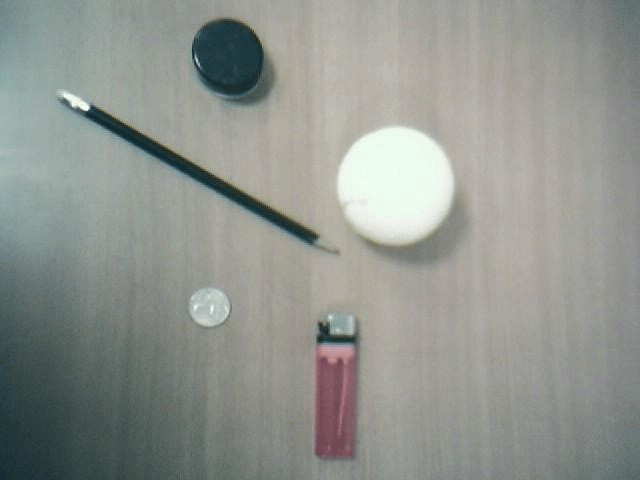
#> input picture imgs/stuff.jpg, 640 x 480 px, found by its file name
$ python morphologyProces.py
#> lines starting #> are read from the running program, lines starting #| are printed output that depends on the picture; after the words box and inside, x2 and y2 are one past the last pixel; in counts of white or black regions, pixels touching at a corner belong together
# coding: utf-8
'''
Created on 2014年9月23日

通过定义特定的矩阵来形成图像元素（十字，椭圆，圆，矩形）等来对需要处理的图形进行
腐蚀erode或者膨胀dilate  运算，二种运算进行一定的顺序组合之后
生成的灰度图，进行二值化后就可以探测图像中的物体边缘

基本形态学原理， 开运算，闭运算的含义
闭运算用来连接被误分为许多小块的对象，而开运算用于移除由图像噪音形成的斑点。

@author: xhj
'''
import cv2
import numpy as np

def MorphologyProcess(img):
    '''
       输入灰度图像，得到图像的腐蚀和膨胀结果，最终输出图像中物体的边缘二值图像
    '''
    # 定义图像元素
    cross = np.zeros((5,5),np.uint8)
    cross[:,2]=1
    cross[2,:]=1

    # 腐蚀， 图像总物体边缘收缩
    imgerode=  cv2.erode(img, cross)

    cv2.namedWindow('erode')
    cv2.imshow('erode',imgerode)

    # 膨胀, 图像中物体边缘膨胀
    imgdilate = cv2.dilate(img, cross)

    cv2.namedWindow('dilate')
    cv2.imshow('dilate',imgdilate)

    # 进行开运算，
    imgopen = cv2.morphologyEx(img, cv2.MORPH_OPEN, cross)
    cv2.imshow('open',imgopen)

    # 闭运算
    imgclose = cv2.morphologyEx(img, cv2.MORPH_CLOSE, cross)
    cv2.imshow('close', imgclose)

    # 边缘检测，很简单，膨胀后图像-腐蚀后图像=图像中物体边缘， 之后进行二值化
    edgeimg = cv2.absdiff(imgdilate, imgerode)
    # 二值化
    retval, result = cv2.threshold(edgeimg, 40, 255, cv2.THRESH_BINARY)
    cv2.imshow('edgeBin',result)
    retval, result1 = cv2.threshold(edgeimg, 40, 255, cv2.THRESH_BINARY_INV)
    cv2.imshow('edgeBin_inv',result1)
    # 二值化后取反
    edgeimgbininv= cv2.bitwise_not(result)
    cv2.imshow('edgeBininv',edgeimgbininv)

def MorphologJuezi(img):
    # 结合图像，为了处理橘子的边界，我们首先进行open运算，消除句子中包含的开运算小点点。再次基础上进行膨胀和腐蚀，后求边界
    # 定义图像元素
#     cross = np.zeros((5,5),np.uint8)
#     cross[:,2]=1
#     cross[2,:]=1

    cross = cv2.getStructuringElement(cv2.MORPH_ELLIPSE,(5,5))

    imgopen = cv2.morphologyEx(img, cv2.MORPH_OPEN, cross)
    cv2.imshow('edgeBin__1',imgopen)
    imgdilate = cv2.dilate(imgopen,cross)
    imgerode = cv2.erode(imgopen, cross)
    edgeimg = cv2.absdiff(imgdilate, imgerode)
    # 二值化
    retval, result = cv2.threshold(edgeimg, 40, 255, cv2.THRESH_BINARY_INV)
    cv2.imshow('edgeBin_juezi',result)

if __name__ == '__main__':
    img = cv2.imread(r'E:\pyopencv\imgs\stuff.jpg')
#> img is the input picture: shape (480, 640, 3); mean B, G, R 143.1, 148.5, 144.4
    img1 = cv2.cvtColor(img, cv2.COLOR_RGB2GRAY)
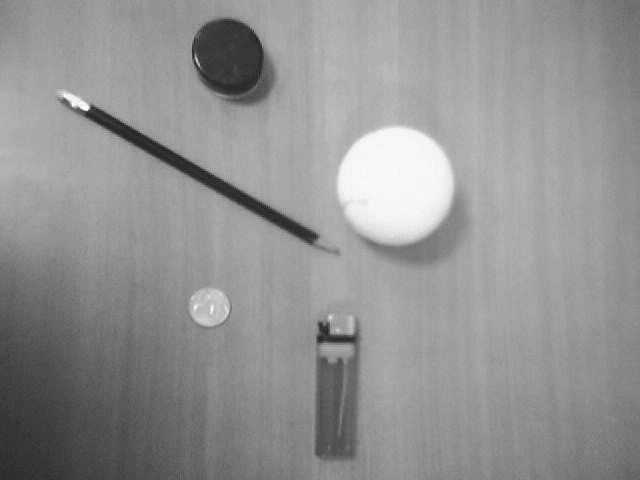
#> img1: shape (480, 640); min 28, max 252, mean 146.4
    cv2.namedWindow('img')
    cv2.imshow('img',img1)

    MorphologyProcess(img1)
#> in MorphologyProcess, `edgeimg = cv2.absdiff(imgdilate, imgerode)`:
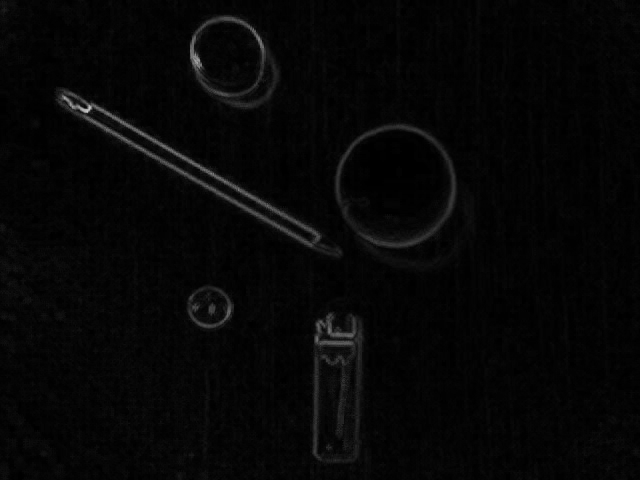
#> edgeimg: shape (480, 640); min 0, max 203, mean 6.2
#> in MorphologyProcess, `retval, result = cv2.threshold(edgeimg, 40, 255, cv2.THRESH_BINARY)`:
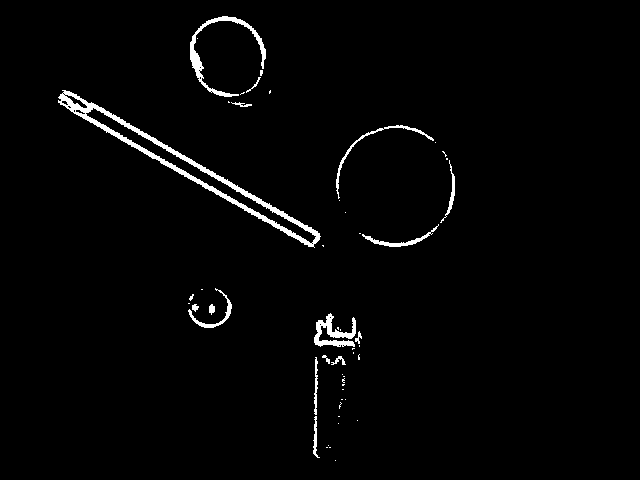
#> result: shape (480, 640); 2% white; 52 white regions (36 under 20 px), largest, box (x1, y1, x2, y2) and area: (58, 90, 321, 248) 2887, (190, 16, 266, 97) 864, (314, 313, 356, 347) 635
    MorphologJuezi(img1)
#> in MorphologJuezi, `imgerode = cv2.erode(imgopen, cross)`:
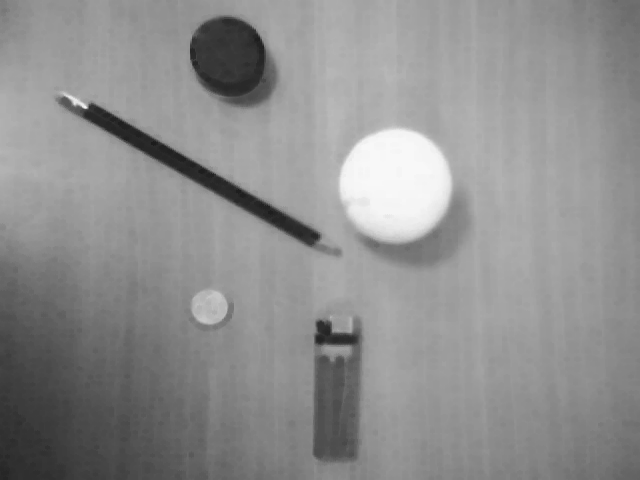
#> imgerode: shape (480, 640); min 28, max 248, mean 142.7
#> in MorphologJuezi, `retval, result = cv2.threshold(edgeimg, 40, 255, cv2.THRESH_BINARY_INV)`:
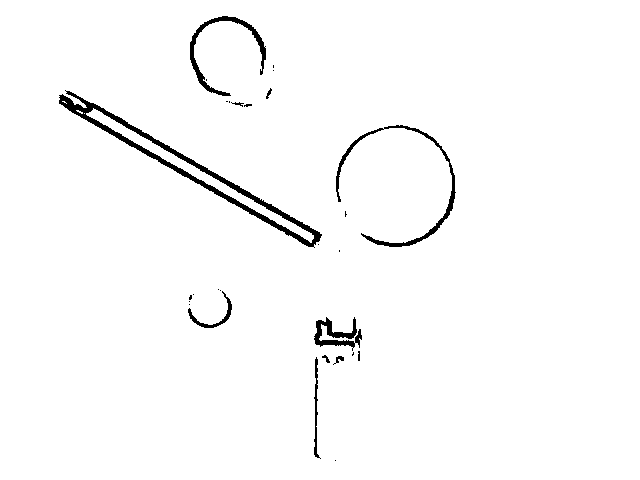
#> result: shape (480, 640); 97.9% white; 28 black regions (18 under 20 px), largest, box (x1, y1, x2, y2) and area: (59, 90, 322, 248) 3004, (336, 125, 456, 247) 1101, (190, 16, 266, 96) 862
    cv2.waitKey(0)
    cv2.destroyAllWindows()

$ run again, with imgs/HandIndoorColor.jpg copied over imgs/stuff.jpg
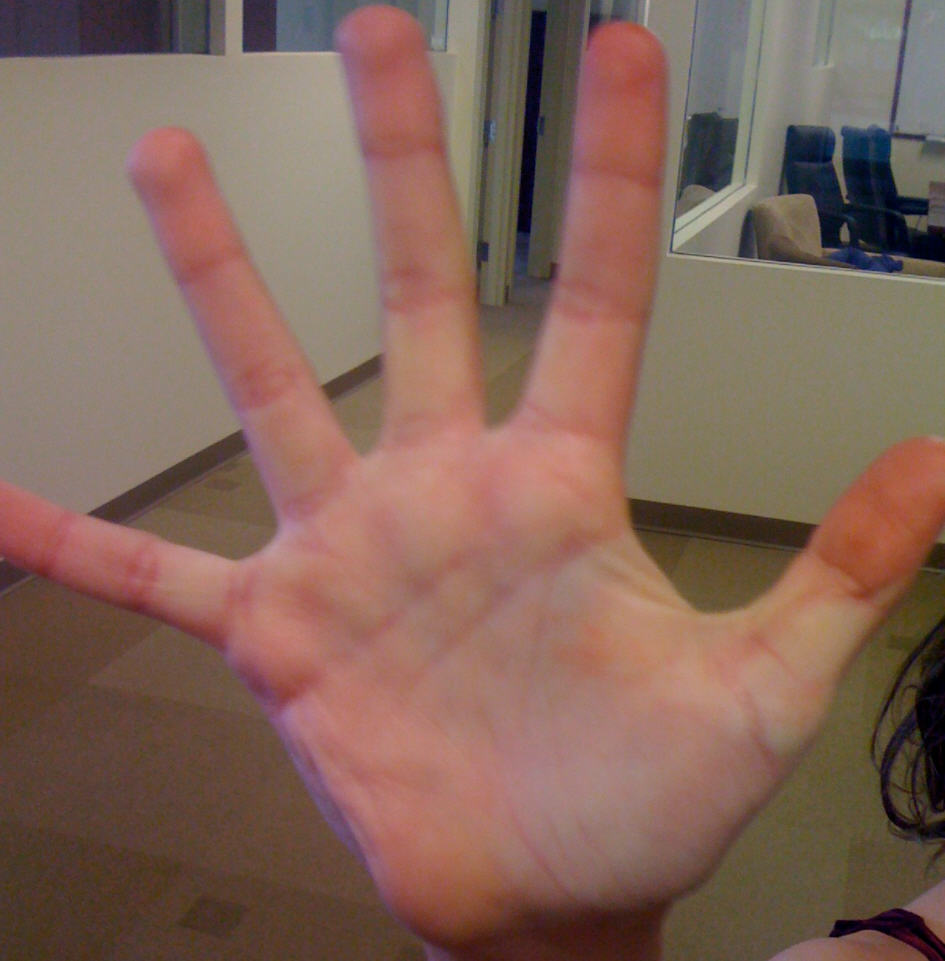
#> input picture imgs/HandIndoorColor.jpg, 945 x 961 px, found by its file name
#> img is the input picture: shape (961, 945, 3); mean B, G, R 89.5, 101.6, 131.2
#> in MorphologyProcess, `retval, result = cv2.threshold(edgeimg, 40, 255, cv2.THRESH_BINARY)`:
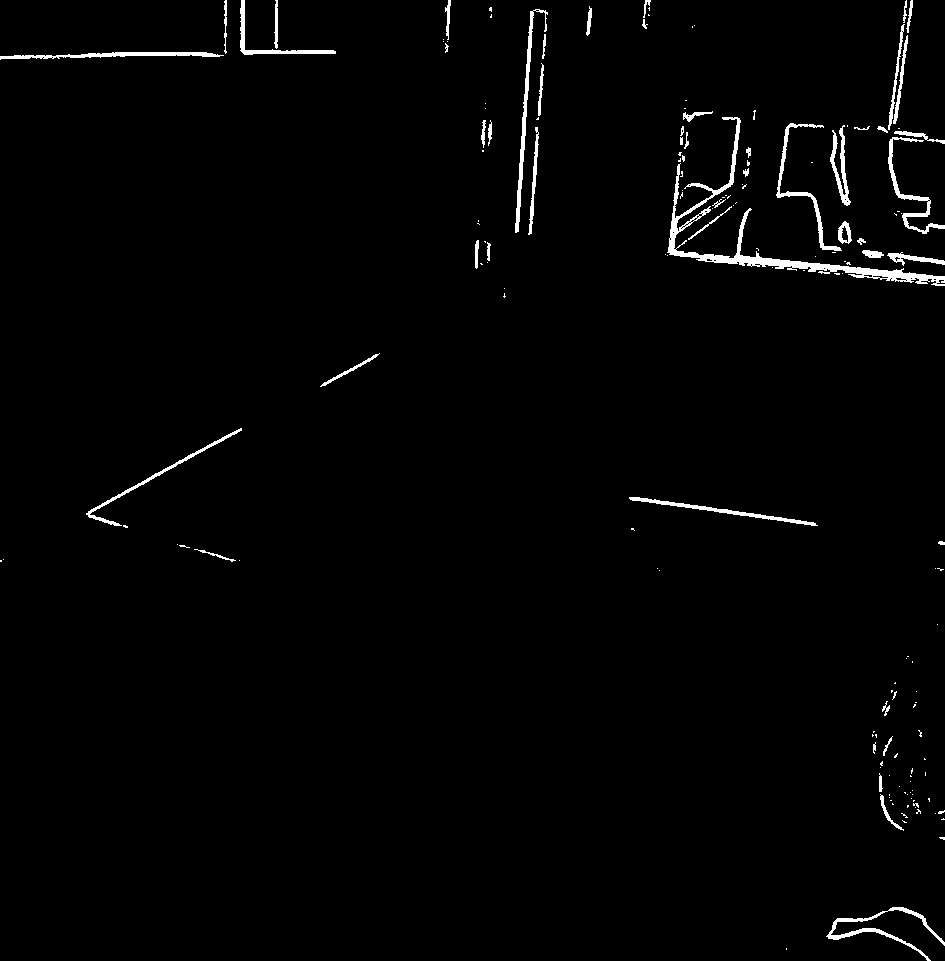
#> result: shape (961, 945); 1.6% white; 164 white regions (113 under 20 px), largest, box (x1, y1, x2, y2) and area: (667, 117, 945, 286) 3469, (515, 9, 548, 233) 911, (826, 907, 945, 961) 854
#> in MorphologJuezi, `retval, result = cv2.threshold(edgeimg, 40, 255, cv2.THRESH_BINARY_INV)`:
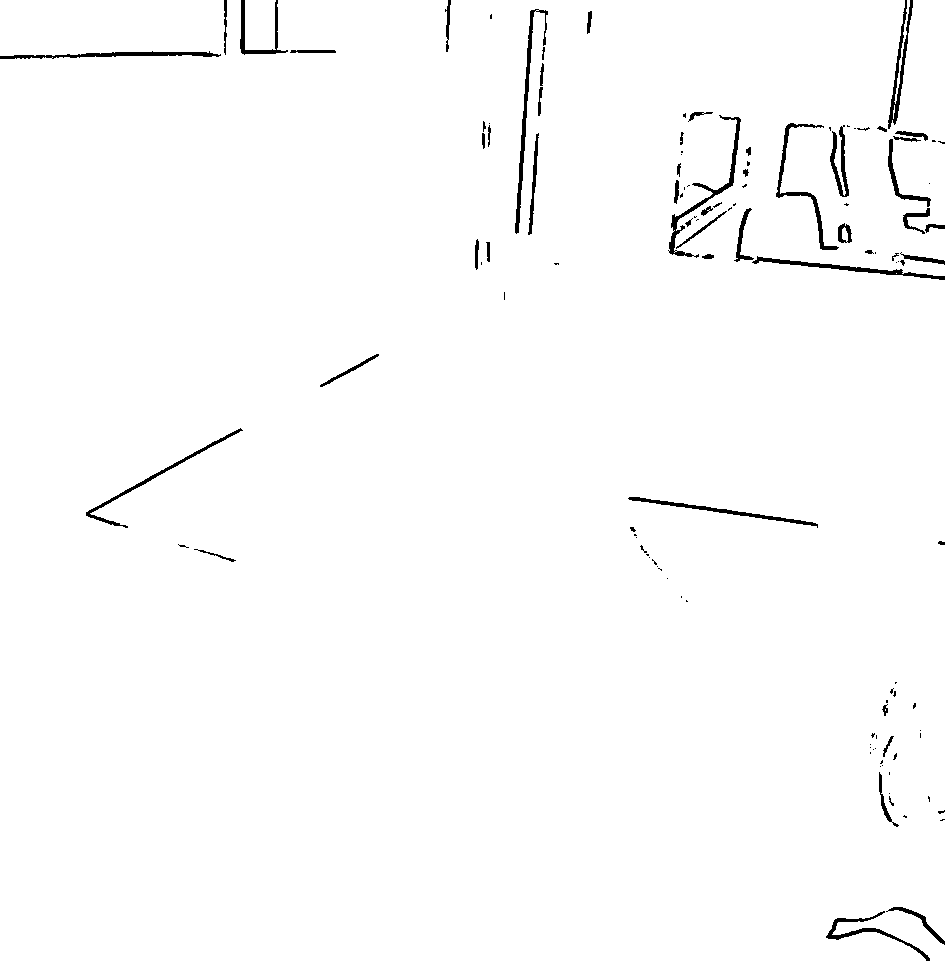
#> result: shape (961, 945); 98.6% white; 120 black regions (67 under 20 px), largest, box (x1, y1, x2, y2) and area: (515, 9, 548, 234) 946, (668, 115, 741, 258) 929, (888, 0, 913, 129) 774

$ run again, with imgs/HandOutdoorColor.jpg copied over imgs/stuff.jpg
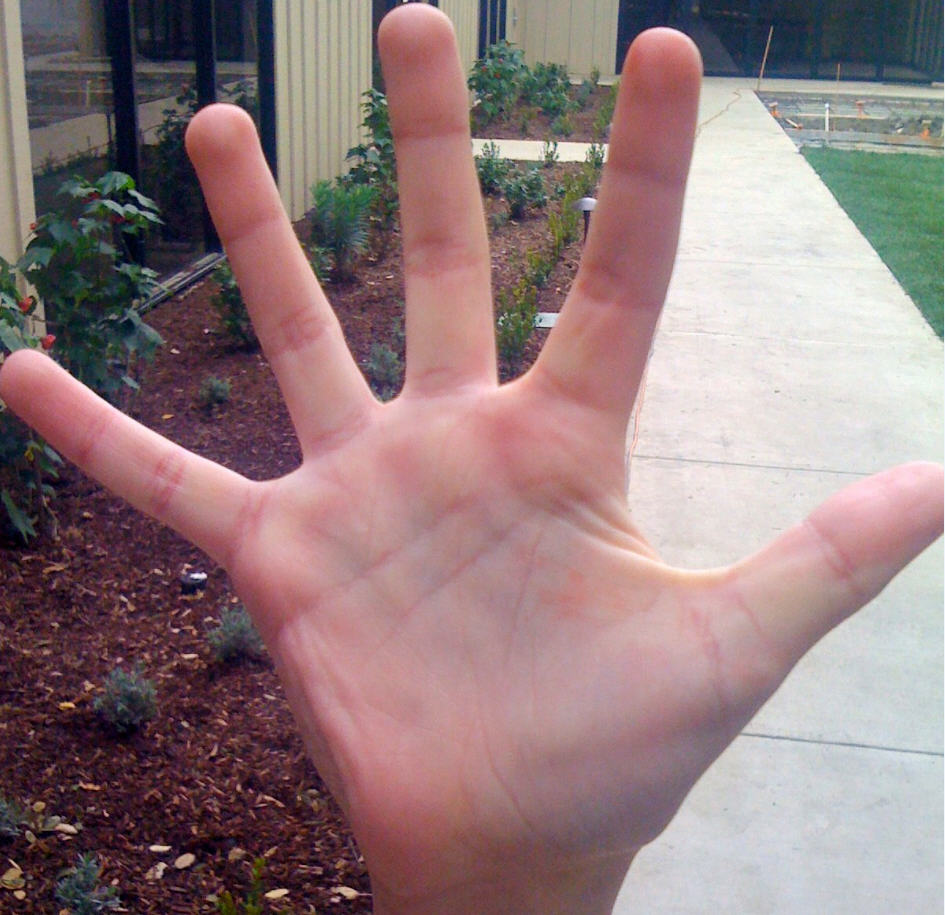
#> input picture imgs/HandOutdoorColor.jpg, 945 x 915 px, found by its file name
#> img is the input picture: shape (915, 945, 3); mean B, G, R 125.6, 123.8, 146.8
#> in MorphologyProcess, `retval, result = cv2.threshold(edgeimg, 40, 255, cv2.THRESH_BINARY)`:
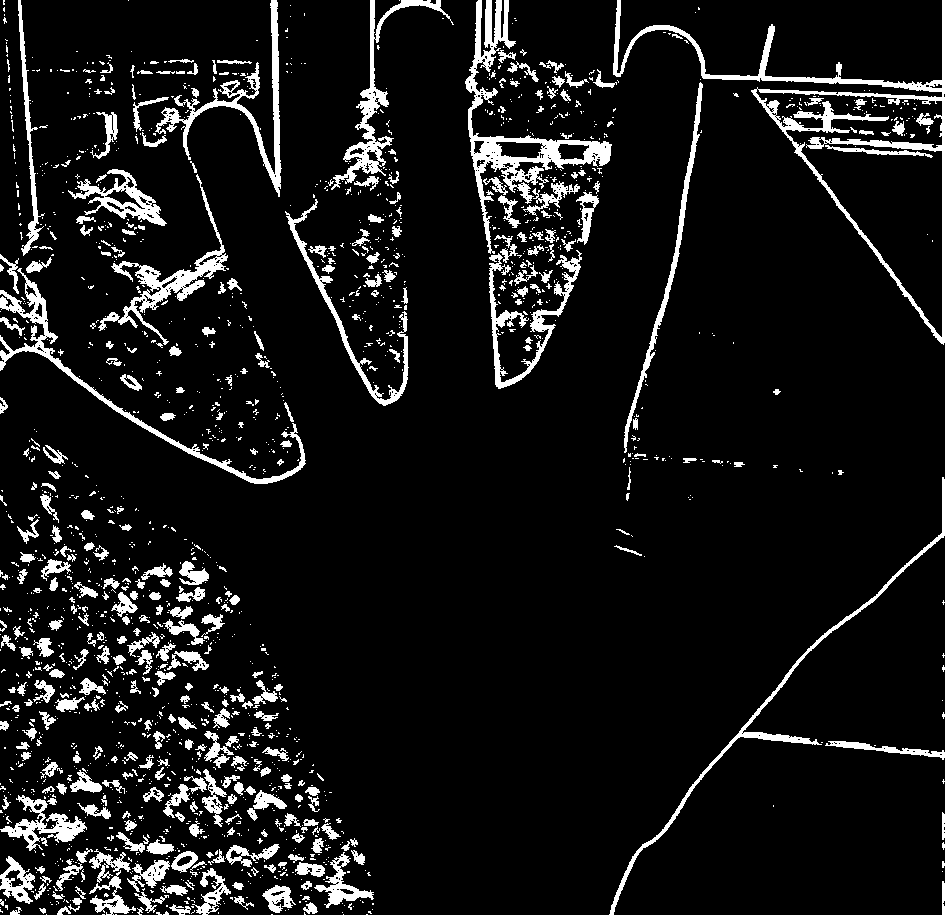
#> result: shape (915, 945); 9% white; 1794 white regions (1412 under 20 px), largest, box (x1, y1, x2, y2) and area: (613, 0, 945, 345) 7520, (465, 0, 612, 254) 5587, (0, 268, 306, 484) 3281
#> in MorphologJuezi, `retval, result = cv2.threshold(edgeimg, 40, 255, cv2.THRESH_BINARY_INV)`:
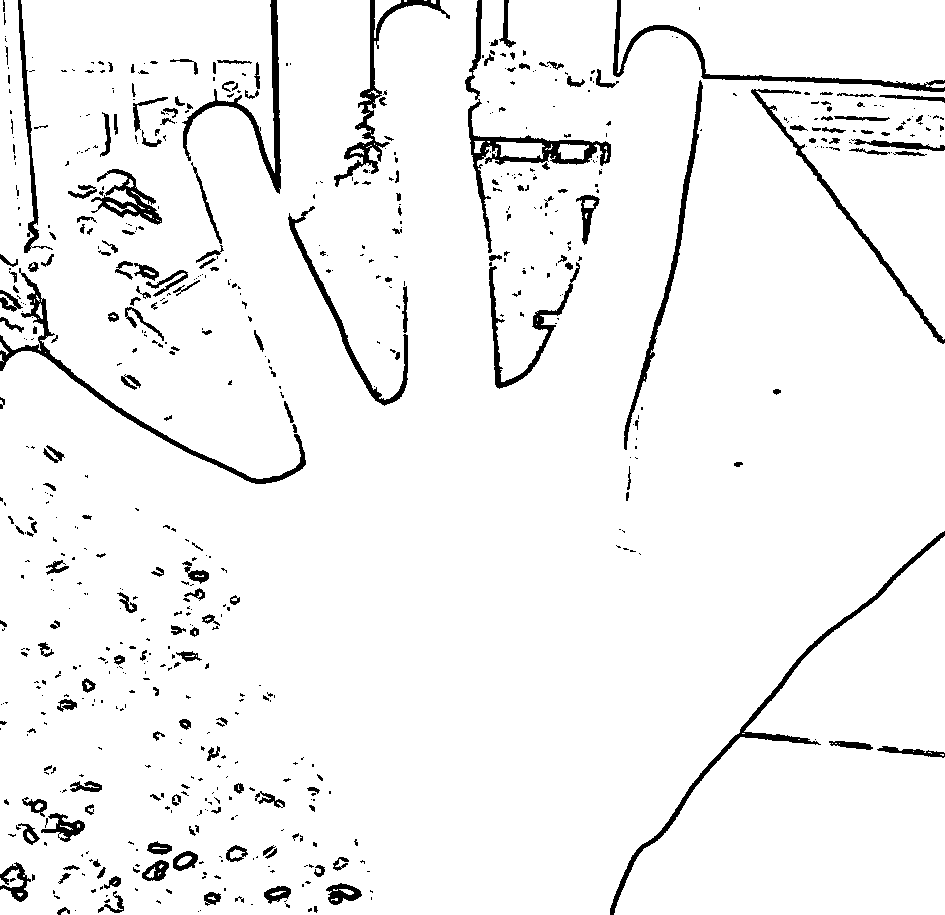
#> result: shape (915, 945); 95% white; 674 black regions (466 under 20 px), largest, box (x1, y1, x2, y2) and area: (465, 0, 611, 253) 3008, (610, 531, 945, 915) 2860, (0, 268, 306, 484) 2686
